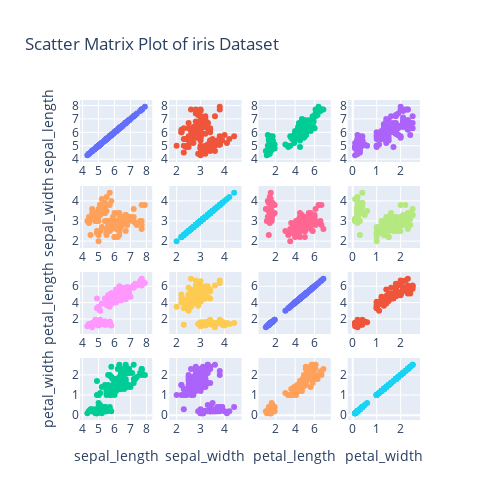

Notebook source saved alongside this figure:
### Code cell
iris = iris_data
columns = ["sepal_length", "sepal_width", "petal_length", "petal_width"]
fig = ff.create_scatterplotmatrix(
    iris[columns],
    colormap= dict(
        setosa = '#00F5FF',
        versicolor = '#32CD32',
        virginica = '#DAA520'))

fig.update_layout(title="Scatter Matrix Plot of iris Dataset")
fig.show()

### Figure 1 — Plotly figure (JSON) as saved in the notebook; plotly's stock layout.template omitted (floating-point values rounded to 4 significant figures; data arrays with more than 128 entries replaced by an {"elided": "..."} marker saying what was removed)
{"data": [{"marker": {"size": 6}, "mode": "markers", "showlegend": false, "type": "scatter", "x": {"elided": "150 float values"}, "xaxis": "x", "y": {"elided": "150 float values"}, "yaxis": "y"}, {"marker": {"size": 6}, "mode": "markers", "showlegend": false, "type": "scatter", "x": {"elided": "150 float values"}, "xaxis": "x2", "y": {"elided": "150 float values"}, "yaxis": "y2"}, {"marker": {"size": 6}, "mode": "markers", "showlegend": false, "type": "scatter", "x": {"elided": "150 float values"}, "xaxis": "x3", "y": {"elided": "150 float values"}, "yaxis": "y3"}, {"marker": {"size": 6}, "mode": "markers", "showlegend": false, "type": "scatter", "x": {"elided": "150 float values"}, "xaxis": "x4", "y": {"elided": "150 float values"}, "yaxis": "y4"}, {"marker": {"size": 6}, "mode": "markers", "showlegend": false, "type": "scatter", "x": {"elided": "150 float values"}, "xaxis": "x5", "y": {"elided": "150 float values"}, "yaxis": "y5"}, {"marker": {"size": 6}, "mode": "markers", "showlegend": false, "type": "scatter", "x": {"elided": "150 float values"}, "xaxis": "x6", "y": {"elided": "150 float values"}, "yaxis": "y6"}, {"marker": {"size": 6}, "mode": "markers", "showlegend": false, "type": "scatter", "x": {"elided": "150 float values"}, "xaxis": "x7", "y": {"elided": "150 float values"}, "yaxis": "y7"}, {"marker": {"size": 6}, "mode": "markers", "showlegend": false, "type": "scatter", "x": {"elided": "150 float values"}, "xaxis": "x8", "y": {"elided": "150 float values"}, "yaxis": "y8"}, {"marker": {"size": 6}, "mode": "markers", "showlegend": false, "type": "scatter", "x": {"elided": "150 float values"}, "xaxis": "x9", "y": {"elided": "150 float values"}, "yaxis": "y9"}, {"marker": {"size": 6}, "mode": "markers", "showlegend": false, "type": "scatter", "x": {"elided": "150 float values"}, "xaxis": "x10", "y": {"elided": "150 float values"}, "yaxis": "y10"}, {"marker": {"size": 6}, "mode": "markers", "showlegend": false, "type": "scatter", "x": {"elided": "150 float values"}, "xaxis": "x11", "y": {"elided": "150 float values"}, "yaxis": "y11"}, {"marker": {"size": 6}, "mode": "markers", "showlegend": false, "type": "scatter", "x": {"elided": "150 float values"}, "xaxis": "x12", "y": {"elided": "150 float values"}, "yaxis": "y12"}, {"marker": {"size": 6}, "mode": "markers", "showlegend": false, "type": "scatter", "x": {"elided": "150 float values"}, "xaxis": "x13", "y": {"elided": "150 float values"}, "yaxis": "y13"}, {"marker": {"size": 6}, "mode": "markers", "showlegend": false, "type": "scatter", "x": {"elided": "150 float values"}, "xaxis": "x14", "y": {"elided": "150 float values"}, "yaxis": "y14"}, {"marker": {"size": 6}, "mode": "markers", "showlegend": false, "type": "scatter", "x": {"elided": "150 float values"}, "xaxis": "x15", "y": {"elided": "150 float values"}, "yaxis": "y15"}, {"marker": {"size": 6}, "mode": "markers", "showlegend": false, "type": "scatter", "x": {"elided": "150 float values"}, "xaxis": "x16", "y": {"elided": "150 float values"}, "yaxis": "y16"}], "layout": {"height": 500, "showlegend": true, "title": {"text": "Scatter Matrix Plot of iris Dataset"}, "width": 500, "xaxis": {"anchor": "y", "domain": [0, 0.2125]}, "xaxis10": {"anchor": "y10", "domain": [0.2625, 0.475]}, "xaxis11": {"anchor": "y11", "domain": [0.525, 0.7375]}, "xaxis12": {"anchor": "y12", "domain": [0.7875, 1]}, "xaxis13": {"anchor": "y13", "domain": [0, 0.2125], "title": {"text": "sepal_length"}}, "xaxis14": {"anchor": "y14", "domain": [0.2625, 0.475], "title": {"text": "sepal_width"}}, "xaxis15": {"anchor": "y15", "domain": [0.525, 0.7375], "title": {"text": "petal_length"}}, "xaxis16": {"anchor": "y16", "domain": [0.7875, 1], "title": {"text": "petal_width"}}, "xaxis2": {"anchor": "y2", "domain": [0.2625, 0.475]}, "xaxis3": {"anchor": "y3", "domain": [0.525, 0.7375]}, "xaxis4": {"anchor": "y4", "domain": [0.7875, 1]}, "xaxis5": {"anchor": "y5", "domain": [0, 0.2125]}, "xaxis6": {"anchor": "y6", "domain": [0.2625, 0.475]}, "xaxis7": {"anchor": "y7", "domain": [0.525, 0.7375]}, "xaxis8": {"anchor": "y8", "domain": [0.7875, 1]}, "xaxis9": {"anchor": "y9", "domain": [0, 0.2125]}, "yaxis": {"anchor": "x", "domain": [0.8063, 1], "title": {"text": "sepal_length"}}, "yaxis10": {"anchor": "x10", "domain": [0.2687, 0.4625]}, "yaxis11": {"anchor": "x11", "domain": [0.2687, 0.4625]}, "yaxis12": {"anchor": "x12", "domain": [0.2687, 0.4625]}, "yaxis13": {"anchor": "x13", "domain": [0, 0.1938], "title": {"text": "petal_width"}}, "yaxis14": {"anchor": "x14", "domain": [0, 0.1938]}, "yaxis15": {"anchor": "x15", "domain": [0, 0.1938]}, "yaxis16": {"anchor": "x16", "domain": [0, 0.1938]}, "yaxis2": {"anchor": "x2", "domain": [0.8063, 1]}, "yaxis3": {"anchor": "x3", "domain": [0.8063, 1]}, "yaxis4": {"anchor": "x4", "domain": [0.8063, 1]}, "yaxis5": {"anchor": "x5", "domain": [0.5375, 0.7312], "title": {"text": "sepal_width"}}, "yaxis6": {"anchor": "x6", "domain": [0.5375, 0.7312]}, "yaxis7": {"anchor": "x7", "domain": [0.5375, 0.7312]}, "yaxis8": {"anchor": "x8", "domain": [0.5375, 0.7312]}, "yaxis9": {"anchor": "x9", "domain": [0.2687, 0.4625], "title": {"text": "petal_length"}}}}
